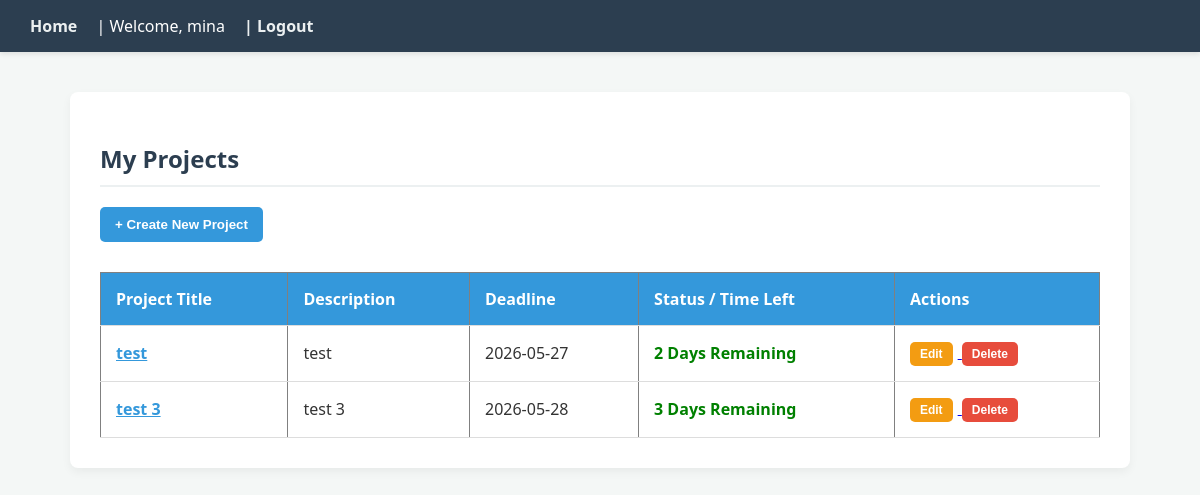
Before: / (signed in) with the older database file.
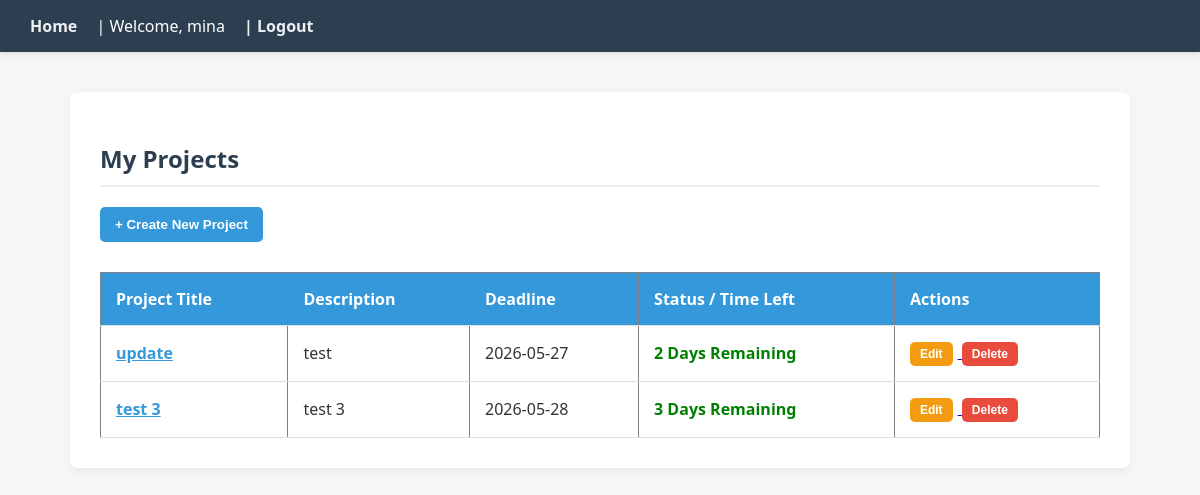
After: the same page with the newer database file.
### tables this page shows
CREATE TABLE projects (
    id INTEGER PRIMARY KEY AUTOINCREMENT,
    user_id INTEGER NOT NULL,
    title TEXT NOT NULL,
    description TEXT,
    start_date DATE NOT NULL,
    deadline DATE NOT NULL,
    budget REAL DEFAULT 0,
    FOREIGN KEY (user_id) REFERENCES users (id)
);

### app.py (the view)
@app.route('/')
def home():
    if 'user_id' not in session:
        return redirect(url_for('login'))
    db = get_db_connection()
    projects = db.execute(
        'SELECT * FROM projects WHERE user_id = ? ORDER BY deadline ASC',
        (session['user_id'],)
    ).fetchall()
    project_list = []
    today = datetime.now().date()
    for p in projects:
        p_dict = dict(p)
        p_dict['status'] = get_deadline_status(p['deadline'], today)
        project_list.append(p_dict)
    return render_template('dashboard.html', projects=project_list)

### app.py (called while the page is built)
def get_db_connection():
    conn = sqlite3.connect('database.db')
    conn.row_factory = sqlite3.Row
    return conn

### business_logic.py (called while the page is built)
def get_deadline_status(deadline_str, today_date):
    deadline_date = datetime.strptime(deadline_str, '%Y-%m-%d').date()
    delta = (deadline_date - today_date).days
    if delta < 0:
        return 'Overdue'
    return f"{delta} Days Remaining"

### templates/dashboard.html
{% extends 'base.html' %}
{% block content %}
    <h2>My Projects</h2>
    <a href="{{ url_for('create_project') }}">
        <button style="margin-bottom: 15px;">+ Create New Project</button>
    </a>
    <table border="1" cellpadding="10" cellspacing="0">
        <tr>
            <th>Project Title</th>
            <th>Description</th>
            <th>Deadline</th>
            <th>Status / Time Left</th>
            <th>Actions</th>
        </tr>
        {% for project in projects %}
        <tr>
            <td><a href="{{ url_for('project_detail', project_id=project.id) }}" style="font-weight: bold; color: #3498db;">{{ project.title }}</a></td>
            <td>{{ project.description }}</td>
            <td>{{ project.deadline }}</td>
            <td style="font-weight: bold; color: {% if project.status == 'Overdue' %}red{% else %}green{% endif %};">
                {{ project.status }}
            </td>
            <td>
                <a href="{{ url_for('edit_project', project_id=project.id) }}">
                    <button style="background-color: #f39c12; padding: 5px 10px; font-size: 12px; margin-right: 5px;">Edit</button>
                </a>
                <form action="{{ url_for('delete_project', project_id=project.id) }}" method="POST" style="display:inline;">
                    <button type="submit" style="background-color: #e74c3c; padding: 5px 10px; font-size: 12px;" onclick="return confirm('Are you sure you want to delete this project and all its data?');">Delete</button>
                </form>
            </td>
        </tr>
        {% else %}
        <tr>
            <td colspan="5" style="text-align: center;">No projects found. Create one to get started!</td>
        </tr>
        {% endfor %}
    </table>
{% endblock %}

Changed rows visible on the page:
changed projects "test": title "test" → "update"
